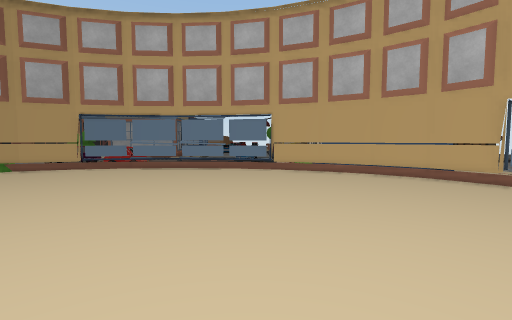
View 1 (above)

14 first-person views from a walk through a scene from a Unity 3-D project. The camera is 1.5 m above the floor, tilts 4° down and sees 85° across. The floor is counted in squares, 1 m on a side. Each view is taken from the middle of a square. On the plan, view 1 faces up. The plan holds only what a view shows up to about 14 squares ahead; the rest is blank. The place goes on beyond the plan. Some animated figures are left out. Some surface patterns are stand-ins.

View 2
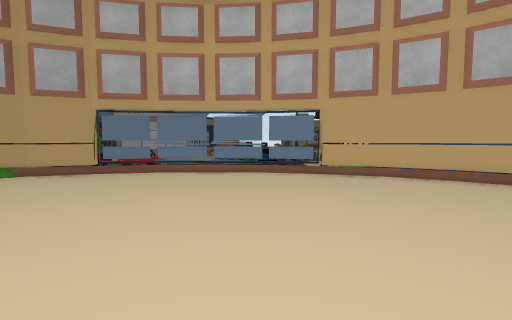

View 3
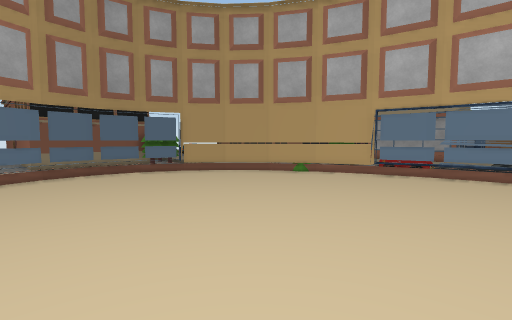

View 4
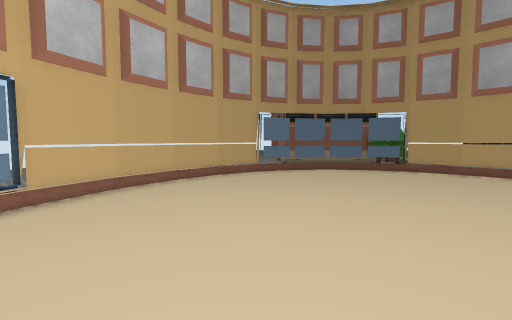

View 5
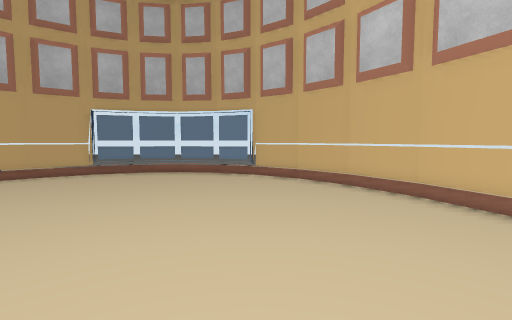

View 6
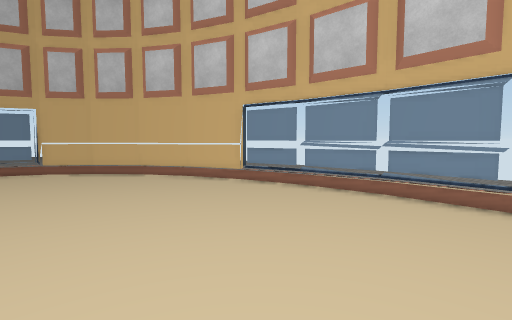

View 7
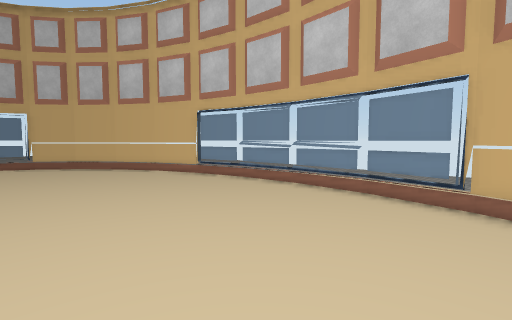

View 8
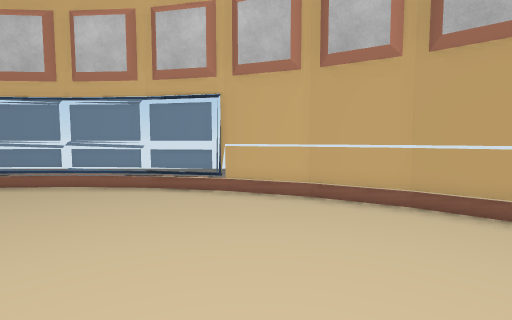

View 9
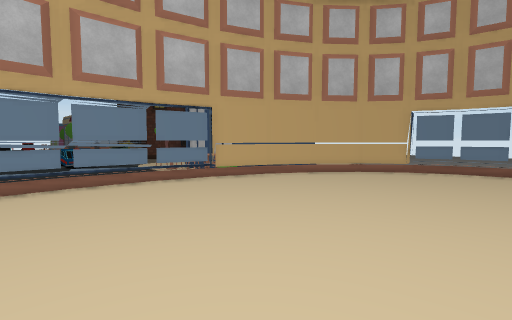

View 10
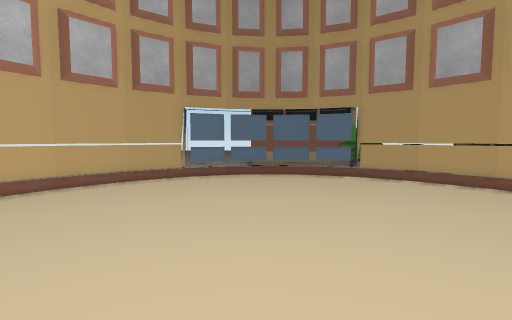

View 11
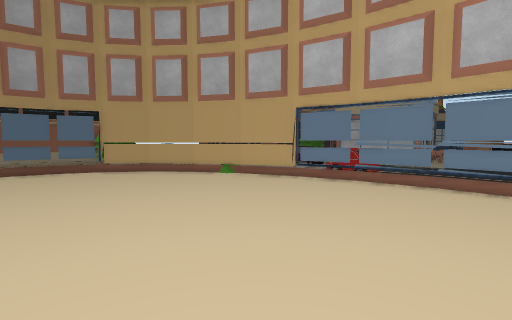

View 12
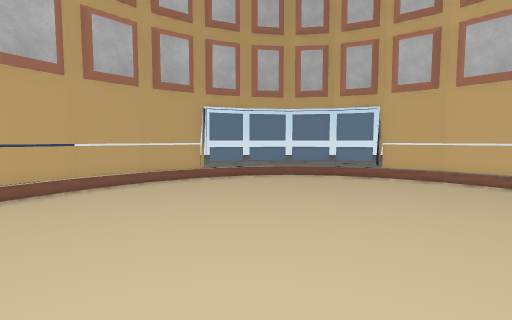

View 13
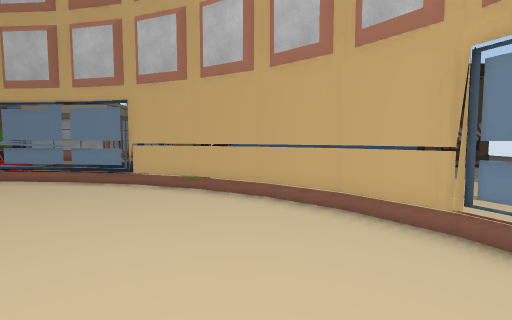

View 14
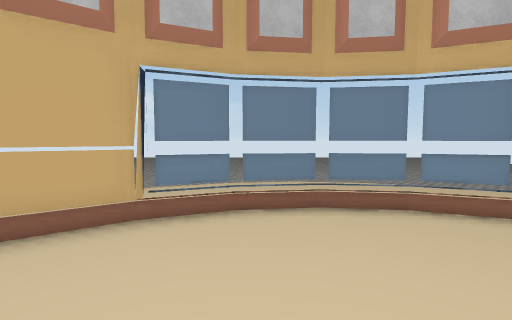

### Floor plan
Points are (right, up) in squares from view 1. A wall is a line through its corners. A room is listed if a view was taken in it or the views show most of it. See-through windows are left out.
Room 1 (views 1, 2, 3, 4, 5, 6, 7, 8, 9, 10, 11, 12, 13, 14)
walls: (-4, 14.9) (-6.7, 14.7); (-6.5, 14.7) (-8.7, 14.3); (-1.5, 14.7) (-4.2, 14.9); (1, 14.2) (-1.7, 14.7); (-9, 14.3) (-11.4, 13.4) (-13.4, 12.2); (-1.6, -3.5) (0.9, -3); (-6.7, -3.5) (-4.1, -3.7) (-1.5, -3.5); (0.8, -3.1) (3.3, -2.2); (3.3, 13.3) (0.8, 14.3); (-9.1, -3) (-6.5, -3.6); (3.1, -2.3) (5.2, -1); (5.2, 12.2) (3.2, 13.4); (-11.5, -2.2) (-9, -3.1); (-13.3, 12.3) (-15, 10.8); (5.1, -1.1) (6.8, 0.4); (-13.4, -1) (-11.3, -2.2); (6.8, 10.8) (5.1, 12.3); (-14.9, 10.9) (-16.2, 9.2); (6.7, 0.3) (8, 2); (-15.1, 0.5) (-13.3, -1.1); (8, 9.2) (6.8, 10.9); (-16.1, 9.2) (-16.9, 7.4) (-17.1, 5.6) (-16.9, 3.9); (7.9, 2) (8.6, 3.7); (8.6, 7.5) (7.9, 9.2); (8.7, 3.9) (8.9, 5.5); (-16.3, 2.1) (-15, 0.4); (8.9, 5.6) (8.7, 7.4); (-16.8, 3.7) (-16.3, 2.4)
low walls: (-6.6, 15) (-8.9, 14.5); (-1.4, 15) (-4.1, 15.2) (-6.7, 15); (0.6, 14.5) (-1.5, 15); (-9.5, 14.3) (-11.4, 13.6); (-4.2, -4) (-1.5, -3.8) (-0.4, -3.5); (-6.7, -3.8) (-4, -4); (-0.3, -3.5) (1.1, -3.2); (-7.6, -3.6) (-6.6, -3.8); (0.9, -3.3) (2.5, -2.6); (3.4, 13.5) (0.9, 14.5); (-9.3, -3.2) (-7.9, -3.5); (-12.2, 13.1) (-13.3, 12.5); (2.9, -2.5) (3.3, -2.3); (3.2, -2.4) (4.6, -1.6); (-11.2, -2.5) (-9.1, -3.3); (5.1, 12.5) (3.5, 13.4); (-13.4, 12.4) (-15.1, 10.9); (-12.5, -1.7) (-11.4, -2.4); (4.7, -1.5) (5.3, -1.2); (6.3, 11.5) (5.4, 12.2); (5.5, -1) (6.9, 0.3); (-13.5, -1.2) (-12.8, -1.5); (7, 10.9) (6.5, 11.3); (7.3, 10.5) (6.9, 11); (-15.1, 11) (-16.4, 9.3); (-14.3, -0.5) (-13.4, -1.2); (6.9, 0.2) (7.4, 0.9); (7.5, 1) (8.2, 1.9); (-15.2, 0.3) (-14.5, -0.3); (-15.4, 0.6) (-15.1, 0.2); (8.2, 9.3) (7.5, 10.2); (-16.3, 9.4) (-16.5, 8.9); (8.1, 1.8) (8.4, 2.5); (8.5, 2.7) (9, 3.8); (-16.7, 8.6) (-17.2, 7.4); (-16.4, 2) (-15.4, 0.7); (8.9, 3.7) (9.2, 5.7); (-17.1, 7.5) (-17.4, 5.5); (9.2, 5.5) (8.9, 7.5) (8.1, 9.3); (-17.1, 3.8) (-16.6, 2.5); (-17.4, 5.7) (-17.1, 3.7)
ways out: gap at (-17, 4); gap at (-17, 6.5); gap at (-7, 15); gap at (-4, -4); gap at (-4, 15); gap at (-2, -4); gap at (-2, 15); gap at (1, -3); gap at (9, 4); gap at (9, 6.5)

Positions as (right, up) in squares from view 1, and headings:
1: (0, 0), facing up
2: (-2, 2), facing up
3: (-4, 2), facing up-left
4: (-3, 2), facing left
5: (-4, 2), facing right
6: (-7, 4), facing down-right
7: (-10, 4), facing down-right
8: (-10, 5), facing down
9: (-6, 5), facing up-right
10: (-5, 5), facing left
11: (-2, 5), facing up-left
12: (-3, 7), facing right
13: (5, 5), facing up
14: (3, 7), facing right
